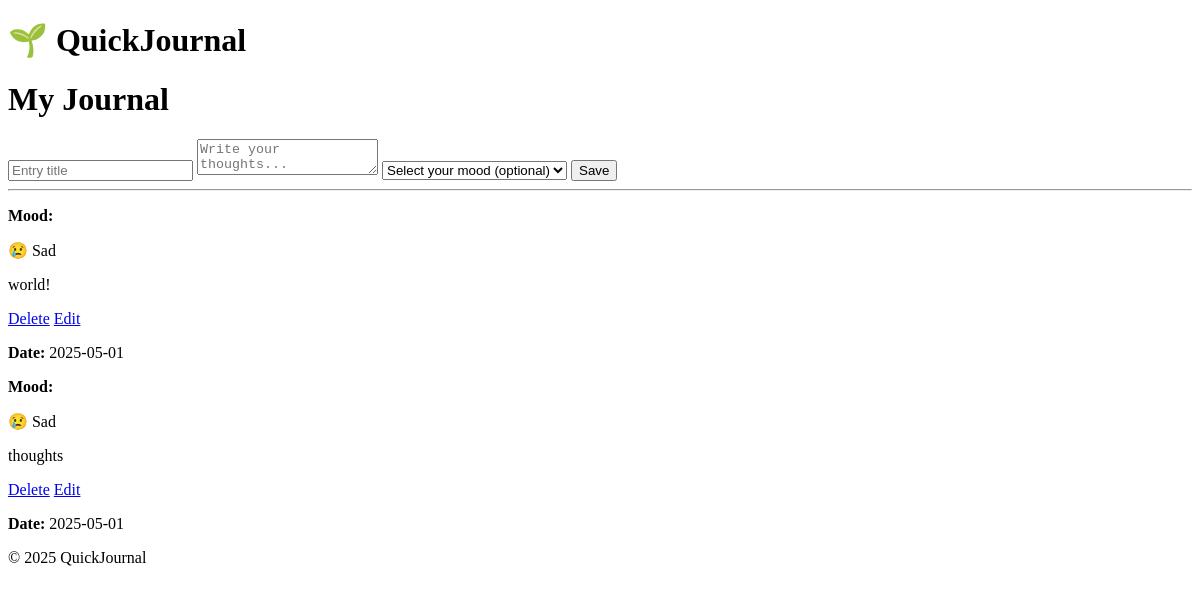
Before: / with the older database file.
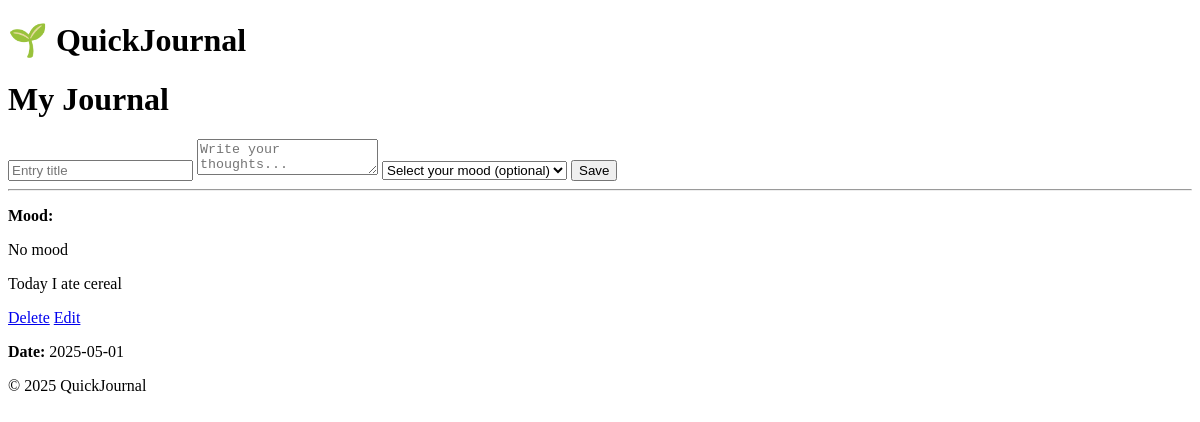
After: the same page with the newer database file.
### models.py (models this page shows, shortened)
class JournalEntry(db.Model):
    id = db.Column(db.Integer, primary_key=True)
    title = db.Column(db.String(200), nullable=False)
    mood = db.Column(db.String(100))
    content = db.Column(db.Text, nullable=False)
    date_created = db.Column(db.DateTime, default=func.now())
    user_id = db.Column(
        db.Integer, db.ForeignKey("user.id"), nullable=True
    )  # will be added later

### app.py (the view)
@app.route("/", methods=["GET", "POST"])
def index():
    mood_icons = {
        "Happy": "😊 Happy",
        "Sad": "😢 Sad",
        "Angry": "😠 Angry",
        "Excited": "😄 Excited",
        "Calm": "😌 Calm",
        "": "No mood",
    }
    if request.method == "POST":
        title = request.form["title"]
        content = request.form["content"]
        mood = request.form.get("mood")
        new_entry = JournalEntry(title=title, content=content, mood=mood)
        try:
            db.session.add(new_entry)
            db.session.commit()
            return redirect("/")
        except Exception as e:
            print(f"Error: {e}")  # Print the actual error!
            return "Error saving journal entry."
    else:
        entries = JournalEntry.query.order_by(JournalEntry.date_created.desc()).all()
        return render_template("index.html", entries=entries, mood_icons=mood_icons)

### templates/index.html (shortened to what this page needs)
{% extends "base.html" %}
{% block body %}
<h1>My Journal</h1>
<form method="POST">
    <input type="text" name="title" placeholder="Entry title" required>
    <textarea name="content" placeholder="Write your thoughts..." required></textarea>
    <select name="mood">
        <option value="">Select your mood (optional)</option>
    </select>
    <button type="submit">Save</button>
</form>
<hr>
{% for entry in entries %}
    <div class="journal-entry">
        <p><strong>Mood:</strong> <p>{{ mood_icons.get(entry.mood, "No mood") }}</p></p>
        <p>{{ entry.content }}</p>
        <a href="/delete/{{ entry.id }}">Delete</a>
        <a href="/edit/{{ entry.id }}">Edit</a>
        <p><strong>Date:</strong> {{ entry.date_created.strftime('%Y-%m-%d') }}</p>
    </div>
{% endfor %}
{% endblock %}

### templates/base.html (shortened to what this page needs)
<!DOCTYPE html>
<html lang="en">
<head>
    <link rel="stylesheet" href="{{ url_for('static', filename='css/main.css') }}">
</head>
<body>
    <header>
        <h1>🌱 QuickJournal</h1>
    </header>
    <main>
        {% block body %}{% endblock %}
    </main>
    <footer>
        <p>&copy; 2025 QuickJournal</p>
    </footer>
</body>
</html>

Changed rows visible on the page:
removed JournalEntry: get "😢 Sad", content "world!", date_created "2025-05-01"
changed JournalEntry: get "😢 Sad" → "No mood"; content "thoughts" → "Today I ate cereal"
